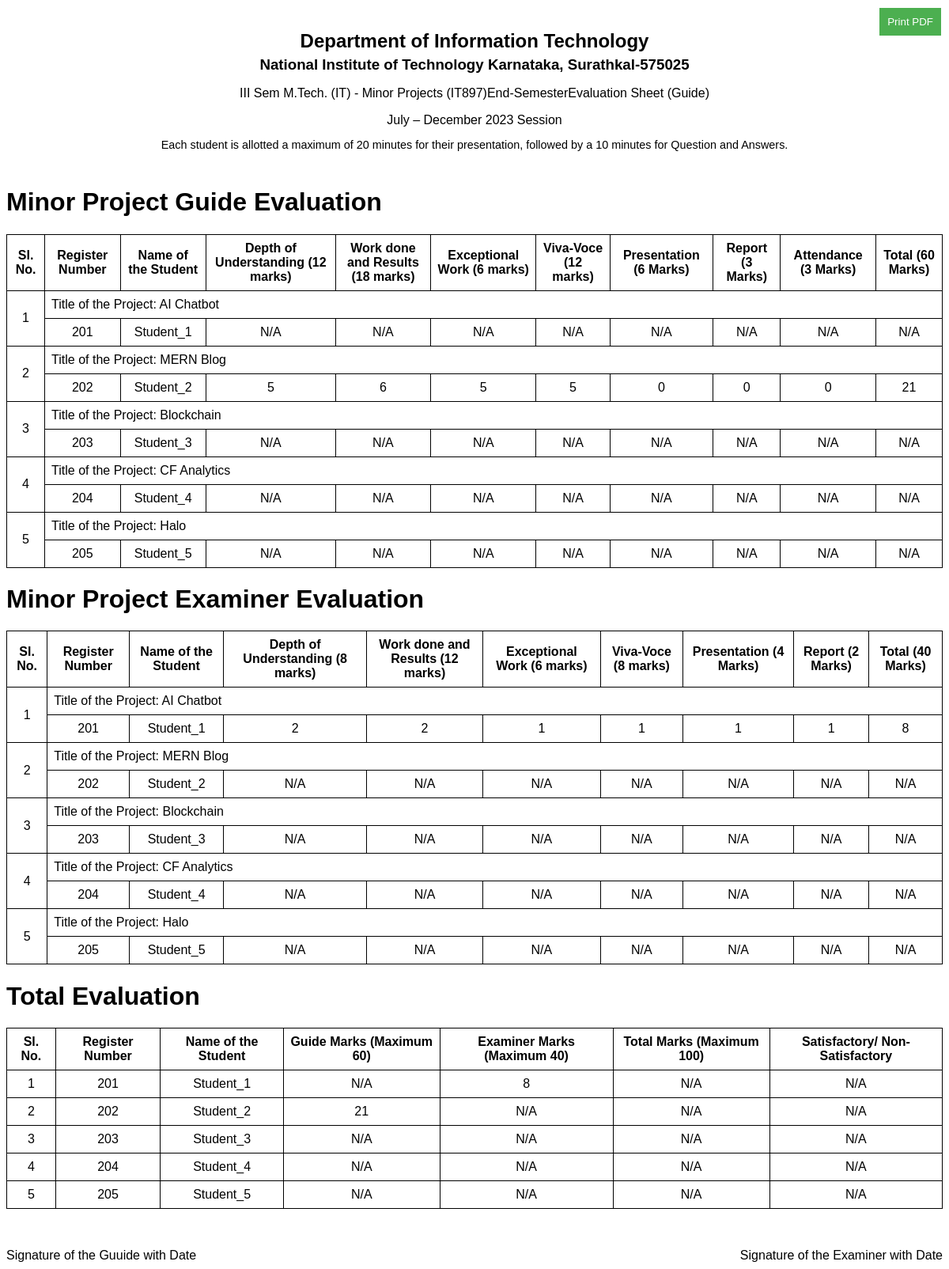
Screenshot of /summary/ (signed in) with the database file from the repository.
### mtechMinorEval/models.py (models this page shows, shortened)
class Project(models.Model):
    id = models.UUIDField(default=uuid.uuid4,unique=True,primary_key=True,editable=False)
    title=models.CharField(max_length=255)
    desc=models.TextField(null=True,blank=True)
    src_link=models.CharField(max_length=2000,null=True,blank=True)
    student = models.ForeignKey(Student, on_delete=models.CASCADE, related_name='projects')
    submitted_at = models.DateTimeField(auto_now_add=True)
    examiner = models.ForeignKey(Faculty, on_delete=models.SET_NULL, null=True, related_name='examiner_projects')
    guide = models.ForeignKey(Faculty, on_delete=models.SET_NULL, null=True, related_name='guide_projects')
    deadline=models.DateTimeField(null=True,blank=True)

class GuideEvaluation(models.Model):
    project = models.OneToOneField(Project, on_delete=models.CASCADE, related_name='guide_evaluation')
    guide = models.ForeignKey(Faculty, on_delete=models.CASCADE)
    datetime_from=models.DateTimeField(null=True,blank=True)
    datetime_to=models.DateTimeField(null=True,blank=True)
    depthOfUnderstanding = models.PositiveIntegerField(default=0, validators=[MinValueValidator(0), MaxValueValidator(12)])
    workDoneAndResults = models.PositiveIntegerField(default=0, validators=[MinValueValidator(0), MaxValueValidator(18)])
    exceptionalWork = models.PositiveIntegerField(default=0, validators=[MinValueValidator(0), MaxValueValidator(6)])
    vivaVoce = models.PositiveIntegerField(default=0, validators=[MinValueValidator(0), MaxValueValidator(12)])
    presentation = models.PositiveIntegerField(default=0, validators=[MinValueValidator(0), MaxValueValidator(6)])
    report = models.PositiveIntegerField(default=0, validators=[MinValueValidator(0), MaxValueValidator(3)])
    attendance = models.PositiveIntegerField(default=0, validators=[MinValueValidator(0), MaxValueValidator(3)])
    comments = models.TextField(blank=True, null=True)
    @property
    def total_score(self):
        return (self.depthOfUnderstanding + self.workDoneAndResults +
                self.exceptionalWork + self.vivaVoce +
                self.presentation + self.report + self.attendance)

class ExaminerEvaluation(models.Model):
    project = models.OneToOneField(Project, on_delete=models.CASCADE, related_name='examiner_evaluation')
    examiner = models.ForeignKey(Faculty, on_delete=models.CASCADE, limit_choices_to={'profile__role': 'faculty'})
    datetime_from=models.DateTimeField(null=True,blank=True)
    datetime_to=models.DateTimeField(null=True,blank=True)
    depthOfUnderstanding = models.PositiveIntegerField(default=0, validators=[MinValueValidator(0), MaxValueValidator(8)])
    workDoneAndResults = models.PositiveIntegerField(default=0, validators=[MinValueValidator(0), MaxValueValidator(12)])
    exceptionalWork = models.PositiveIntegerField(default=0, validators=[MinValueValidator(0), MaxValueValidator(6)])
    vivaVoce = models.PositiveIntegerField(default=0, validators=[MinValueValidator(0), MaxValueValidator(8)])
    presentation = models.PositiveIntegerField(default=0, validators=[MinValueValidator(0), MaxValueValidator(4)])
    report = models.PositiveIntegerField(default=0, validators=[MinValueValidator(0), MaxValueValidator(2)])
    comments = models.TextField(blank=True, null=True)
    @property
    def total_score(self):
        return (self.depthOfUnderstanding + self.workDoneAndResults +
                self.exceptionalWork + self.vivaVoce +
                self.presentation + self.report)

### users/models.py (models this page shows, shortened)
class Student(models.Model):
    profile = models.OneToOneField(Profile, on_delete=models.CASCADE, limit_choices_to={'role': 'student'})
    name=models.CharField(max_length=255,null=True,blank=True)
    email=models.EmailField(max_length=200,unique=True,null=True,blank=True)
    rollno=models.CharField(max_length=200,null=True,blank=True)

### mtechMinorEval/views.py (the view)
# urls.py: path('summary/',views.summary,name='summary'),
@login_required(login_url='login')
def summary(request):
    projects = Project.objects.select_related('student', 'guide', 'examiner')\
                              .prefetch_related('guide_evaluation', 'examiner_evaluation')
    context = {
        'projects': projects,
    }
    return render(request, 'mtechMinorEval/summary.html', context)

### mtechMinorEval/templates/mtechMinorEval/summary.html (shortened to what this page needs)
<!DOCTYPE html>
<html lang="en">
<head>
</head>
<body>
    <button id="printButton" onclick="printPage()">Print PDF</button>
    <div style="text-align: center; font-family: Arial, sans-serif; max-width: 800px; margin: 0 auto;  padding: 10px;">
        <h2 style="margin-bottom: 5px;">Department of Information Technology</h2>
        <h3 style="margin-top: 0; margin-bottom: 5px;">National Institute of Technology Karnataka, Surathkal-575025</h3>
        <p style="margin-bottom: 5px;">III Sem M.Tech. (IT) - Minor Projects (IT897)End-SemesterEvaluation Sheet (Guide)</p>
        <p style="margin-bottom: 5px;">July – December 2023 Session</p>
        <p style="font-size: 0.9em;">Each student is allotted a maximum of 20 minutes for their presentation, followed by a 10 minutes for Question and Answers.</p>
      </div>
    <h1>Minor Project Guide Evaluation</h1>
    <table>
        <tr>
            <th>Sl. No.</th>
            <th>Register Number</th>
            <th>Name of the Student</th>
            <th>Depth of Understanding (12 marks)</th>
            <th>Work done and Results (18 marks)</th>
            <th>Exceptional Work (6 marks)</th>
            <th>Viva-Voce (12 marks)</th>
            <th>Presentation (6 Marks)</th>
            <th>Report (3 Marks)</th>
            <th>Attendance (3 Marks)</th>
            <th>Total (60 Marks)</th>
        </tr>
        {% for project in projects %}
        <tr>
            <td rowspan="2">{{ forloop.counter }}</td>
            <td colspan="10" style="text-align: left;">Title of the Project: {{ project.title }}</td>
        </tr>
        <tr>
            <td>{{ project.student.rollno }}</td>
            <td>{{ project.student.name }}</td>
            <td>
                {% if project.guide_evaluation %}
                    {{ project.guide_evaluation.depthOfUnderstanding }}
                {% else %}
                    N/A
                {% endif %}
            </td>
            <td>
                {% if project.guide_evaluation %}
                    {{ project.guide_evaluation.workDoneAndResults }}
                {% else %}
                    N/A
                {% endif %}
            </td>
            <td>
                {% if project.guide_evaluation %}
                    {{ project.guide_evaluation.exceptionalWork }}
                {% else %}
                    N/A
                {% endif %}
            </td>
            <td>
                {% if project.guide_evaluation %}
                    {{ project.guide_evaluation.vivaVoce  }}
                {% else %}
                    N/A
                {% endif %}
            </td>
            <td>
                {% if project.guide_evaluation %}
                    {{ project.guide_evaluation.presentation }}
                {% else %}
                    N/A
                {% endif %}
            </td>
            <td>
                {% if project.guide_evaluation %}
                    {{ project.guide_evaluation.report }}
                {% else %}
                    N/A
                {% endif %}
            </td>
            <td>
                {% if project.guide_evaluation %}
                    {{ project.guide_evaluation.attendance }}
                {% else %}
                    N/A
                {% endif %}
            </td>
            <td>
                {% if project.guide_evaluation %}
                    {{ project.guide_evaluation.total_score }}
                {% else %}
                    N/A
                {% endif %}
            </td>
        </tr>
        {% endfor %}
    </table>
    <h1>Minor Project Examiner Evaluation</h1>
    <table>
        <tr>
            <th>Sl. No.</th>
            <th>Register Number</th>
            <th>Name of the Student</th>
            <th>Depth of Understanding (8 marks)</th>
            <th>Work done and Results (12 marks)</th>
            <th>Exceptional Work (6 marks)</th>
            <th>Viva-Voce (8 marks)</th>
            <th>Presentation (4 Marks)</th>
            <th>Report (2 Marks)</th>
            <th>Total (40 Marks)</th>
        </tr>
        {% for project in projects %}
        <tr>
            <td rowspan="2">{{ forloop.counter }}</td>
            <td colspan="10" style="text-align: left;">Title of the Project: {{ project.title }}</td>
        </tr>
        <tr>
            <td>{{ project.student.rollno }}</td>
            <td>{{ project.student.name }}</td>
            <td>
                {% if project.examiner_evaluation %}
                    {{ project.examiner_evaluation.depthOfUnderstanding }}
                {% else %}
                    N/A
                {% endif %}
            </td>
            <td>
                {% if project.examiner_evaluation %}
                    {{ project.examiner_evaluation.workDoneAndResults }}
                {% else %}
                    N/A
                {% endif %}
            </td>
            <td>
                {% if project.examiner_evaluation %}
                    {{ project.examiner_evaluation.exceptionalWork }}
                {% else %}
                    N/A
                {% endif %}
            </td>
            <td>
                {% if project.examiner_evaluation %}
                    {{ project.examiner_evaluation.vivaVoce  }}
                {% else %}
                    N/A
                {% endif %}
            </td>
            <td>
                {% if project.examiner_evaluation %}
                    {{ project.examiner_evaluation.presentation }}
                {% else %}
                    N/A
                {% endif %}
            </td>
            <td>
                {% if project.examiner_evaluation %}
                    {{ project.examiner_evaluation.report }}
                {% else %}
                    N/A
                {% endif %}
            </td>
            <td>
                {% if project.examiner_evaluation %}
                    {{ project.examiner_evaluation.total_score }}
                {% else %}
                    N/A
                {% endif %}
            </td>
        </tr>
        {% endfor %}
    </table>
    <h1>Total Evaluation</h1>
    <table>
        <tr>
            <th>Sl. No.</th>
            <th>Register Number</th>
            <th>Name of the Student</th>
            <th>Guide Marks (Maximum 60)</th>
            <th>Examiner Marks (Maximum 40)</th>
            <th>Total Marks (Maximum 100)</th>
            <th>Satisfactory/
                Non-Satisfactory</th>
        </tr>
        {% for project in projects %}
        <tr>
            <td>{{ forloop.counter }}</td>
            <td>{{ project.student.rollno }}</td>
            <td>{{ project.student.name }}</td>
            <td>
                {% if project.guide_evaluation %}
                    {{ project.guide_evaluation.total_score }}
                {% else %}
                    N/A
                {% endif %}
            </td>
            <td>
                {% if project.examiner_evaluation %}
                    {{ project.examiner_evaluation.total_score }}
                {% else %}
                    N/A
                {% endif %}
            </td>
            <td>
                {% if project.guide_evaluation and project.examiner_evaluation %}
                    {{ project.guide_evaluation.total_score|default:"0"|add:project.examiner_evaluation.total_score|default:"0" }}
                {% else %}
                     N/A
                {% endif %}
            </td>
            <td>
                {% if project.guide_evaluation and project.examiner_evaluation %}
                    {% with total_score=project.guide_evaluation.total_score|default:"0"|add:project.examiner_evaluation.total_score|default:"0" %}
                        {% if total_score >= 50 %}
                            S
                        {% else %}
                            N
                        {% endif %}
                    {% endwith %}
                {% else %}
                            N/A
                {% endif %}
            </td>
        </tr>
        {% endfor %}
    </table>
    <div style="display: flex; justify-content: space-between;">
        <div style="text-align: left;">
            <div style="width: 300px; padding-top: 50px;">
                Signature of the Guuide with Date
            </div>
        </div>
        <div style="text-align: right;">
            <div style="width: 300px; padding-top: 50px;">
                Signature of the Examiner with Date
            </div>
        </div>
    </div>
</body>
</html>

### mtechMinorEval/templates/mtechMinorEval/summary.html (style rules this page uses)
body { font-family: Arial, sans-serif; }
table { width: 100%; border-collapse: collapse; }
th, td { border: 1px solid black; text-align: center; padding: 8px; }
th { font-weight: bold; }
#printButton { position: absolute; top: 10px; right: 10px; padding: 10px; background-color: #4CAF50; color: white; border: none; cursor: pointer; }

### rows the page displays
Project: title "AI Chatbot", student.rollno "201", student.name "Student_1", shows "N/A", examiner_evaluation.depthOfUnderstanding "2", examiner_evaluation.workDoneAndResults "2", examiner_evaluation.exceptionalWork "1", examiner_evaluation.vivaVoce "1", examiner_evaluation.presentation "1", examiner_evaluation.report "1", examiner_evaluation.total_score "8"
Project: title "MERN Blog", student.rollno "202", student.name "Student_2", guide_evaluation.depthOfUnderstanding "5", guide_evaluation.workDoneAndResults "6", guide_evaluation.exceptionalWork "5", guide_evaluation.vivaVoce "5", guide_evaluation.presentation "0", guide_evaluation.report "0", guide_evaluation.attendance "0", guide_evaluation.total_score "21", shows "N/A"
Project: title "Blockchain", student.rollno "203", student.name "Student_3", shows "N/A"
Project: title "CF Analytics", student.rollno "204", student.name "Student_4", shows "N/A"
Project: title "Halo", student.rollno "205", student.name "Student_5", shows "N/A"
